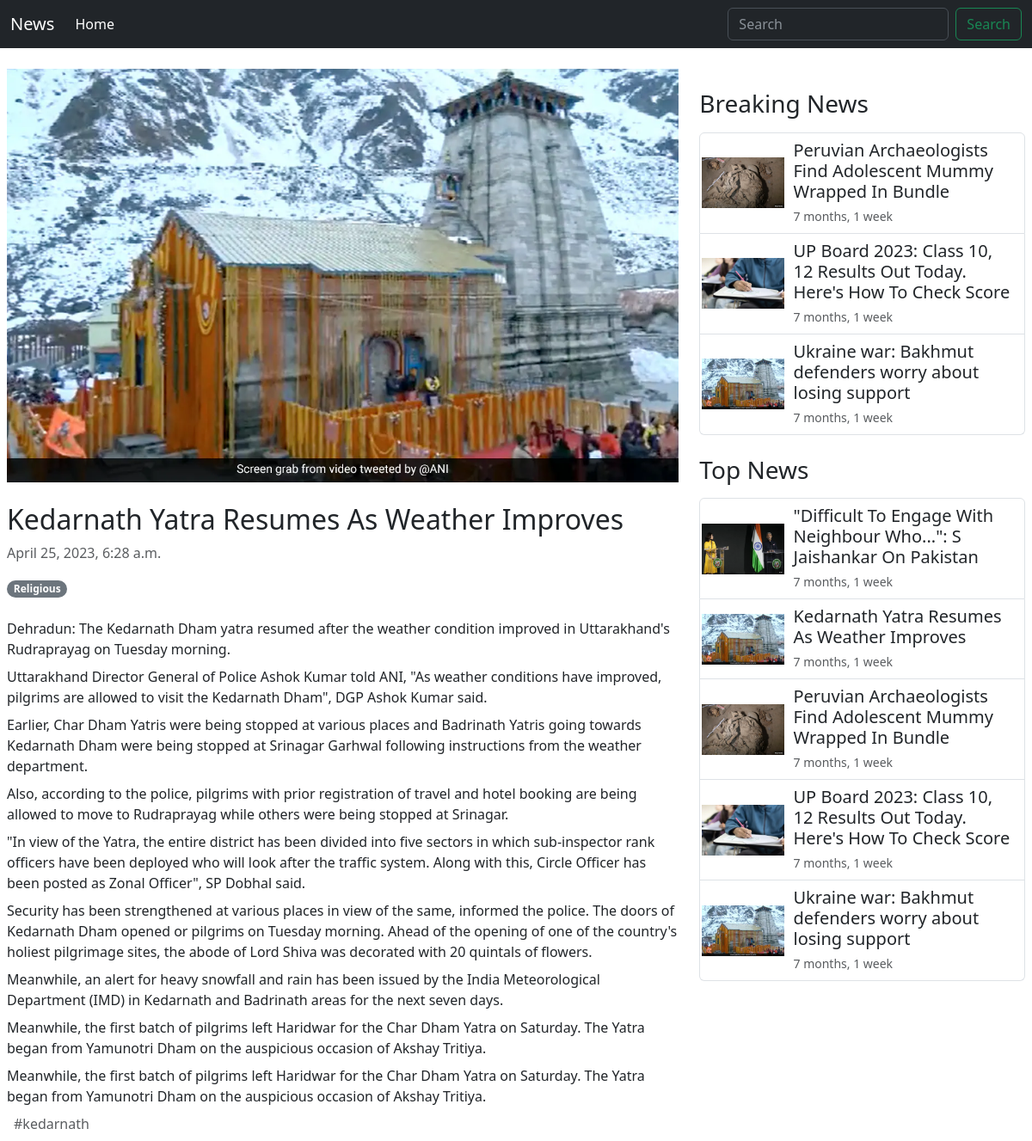
Screenshot of /news/kedarnath-yatra-resumes-as-weather-improves with the database file from the repository.
### home/models.py (models this page shows, shortened)
class BaseModel(models.Model):
    uid = models.UUIDField(default=uuid4, primary_key=True, editable=False)
    created_at = models.DateTimeField(auto_now_add=True)
    updated_at = models.DateTimeField(auto_now=True)
    class Meta:
        abstract = True
        ordering = ['updated_at']

class News(BaseModel):
    heading = models.CharField(
        max_length=150, null=False, blank=False, unique=True)
    is_breaking = models.BooleanField(default=False)
    slug = models.SlugField(default='',null= True,blank = True,max_length=200)
    image = models.ImageField(upload_to='media/images/', blank=True, null=True)

class Category(BaseModel):
    text = models.CharField(max_length=50, null=False, blank=False)
    def __str__(self):
        return self.text

class Element(BaseModel):
    news = models.ForeignKey(
        News, on_delete=models.CASCADE, null=True, blank=True, related_name='element')
    order_no = models.IntegerField( blank=False, null=False)
    choices = (('paragraph', 'paragraph'), ('title', 'title'),
               ('image', 'image'), ('subtext', 'subtext'))
    type = models.CharField(
        choices=choices, max_length=9, null=False, blank=False)
    text = models.TextField(blank=True, null=True)
    image = models.ImageField(upload_to='media/images/', blank=True, null=True)

class Hashtag(BaseModel):
    text = models.CharField(max_length=50, null=False, blank=False)
    def __str__(self):
        return self.text

### home/views.py (the view)
# urls.py: path('news/<str:slug>',news,name='news'),
def news(request, slug):
    try:
        news = News.objects.get(slug=slug)
        all_news = News.objects.all()
        breaking_news = News.objects.filter(is_breaking=True)
        top_news = get_news(all_news, 6)
        breaking_news = get_news(breaking_news, 6)
        news_card = {'breaking': breaking_news, 'top': top_news}
        category = news.news_category.all()
        category = [i.category for i in category]
        hashtag = news.news_hashtag.all()
        hashtag = [i.hashtag for i in hashtag]
        elements = Element.objects.filter(news=news).order_by('order_no')
        params = {'news': news, 'news_cards': news_card,
                  'elements': elements, 'categories': category, 'hashtag': hashtag}
    except Exception:
        return redirect('home')
    return render(request, 'home/news.html', params)

### home/views.py (called while the page is built)
def get_news(object, length):
    with contextlib.suppress(Exception):
        object = object[:length]
    return object

### templates/home/news.html (shortened to what this page needs)
{% extends 'home/base.html' %}
{% block body %}
<div class="mt-3 p-2">
    <div class="row">
        <div class="col-sm-8">
            <div class="image_div">
                <img src="{{news.image.url}}" alt="">
            </div>
            <div class="mt-4">
                <h2 class="mt-4 mb-2">{{news.heading}}</h2>
                <div class="text-muted mb-2">{{news.updated_at}}</div>
                <div class="mt-3 mb-4">
                    {% for category in categories %}
                    <a href="/search/?search={{category|title}}">
                        <span class="badge rounded-pill  text-bg-secondary">{{category|title}}</span>
                    </a>
                    {% endfor %}
                </div>
                {% for element in elements %}
                        {% if element.type == 'title' %}
                        <h3 class='mt-3 mb-3'>{{element.text}}</h3>
                        {% elif element.type == 'paragraph' %}
                        <p class="mt-2 mb-2">
                            {{element.text}}
                        </p>
                        {% elif element.type == 'subtext' %}
                        <div class="text-muted mt-2 mb-2">
                            {{element.text}}
                        </div>
                        {% elif element.type == 'image' %}
                        <div>
                            <img src="{{element.image.url}}" class="mt-4 mb-4 w-75 d-flex m-auto" alt="{{element.image}}">
                        </div>
                        {% endif %}
                {% endfor %}
            </div>
            <div class="hashtagDiv text-muted">
                {% for i in hashtag %}
                    <span class='mx-2'>#{{i}}</span>
                {% endfor %}
            </div>
        </div>
        <div class="col-sm-4 ">
            {% for key,value in news_cards.items %}
            <div class="h3 mb-3 mt-4">{{key|title}} News</div>
            <div class="list-group">
                {% for i in value %}
                <a href="/news/{{i.slug}}" class="list-group-item list-group-item-action " aria-current="true">
                    <div class="row">
                        <div class="col-3 d-flex align-items-center justify-content-center">
                            <img src="{{i.image.url}}" class="thumbnaill_image" alt="{{i.heading}}">
                        </div>
                        <div class="col-9">
                            <h5 class="mb-1">{{i.heading}}</h5>
                            <small class="text-muted">{{i.updated_at|timesince}}</small>
                        </div>
                    </div>
                </a>
                {% endfor %}
            </div>
            {% endfor %}
        </div>
    </div>
</div>
{% endblock body %}

### static/home/style.css (style rules this page uses)
.thumbnaill_image { width: 6rem; }

### templates/home/news.html (style rules this page uses)
.image_div img { width: 100%; }

### rows the page displays
News: image (picture), heading "Kedarnath Yatra Resumes As Weather Improves", updated_at "April 25, 2023, 6:28 a.m.", updated_at "7 months, 1 week"
Category: text "Religious"
Element: text "Dehradun: The Kedarnath Dham yatra resumed after the weather condition improved in Uttarakhand's Rudraprayag on Tuesday morning."
Element: text "Uttarakhand Director General of Police Ashok Kumar told ANI, \"As weather conditions have improved, pilgrims are allowed to visit the Kedarnath Dham\", DGP Ashok Kumar said."
Element: text "Earlier, Char Dham Yatris were being stopped at various places and Badrinath Yatris going towards Kedarnath Dham were being stopped at Srinagar Garhwal following instructions from the weather department."
Element: text "Also, according to the police, pilgrims with prior registration of travel and hotel booking are being allowed to move to Rudraprayag while others were being stopped at Srinagar."
Element: text "\"In view of the Yatra, the entire district has been divided into five sectors in which sub-inspector rank officers have been deployed who will look after the traffic system. Along with this, Circle Officer has been posted as Zonal Officer\", SP Dobhal said."
Element: text "Security has been strengthened at various places in view of the same, informed the police. The doors of Kedarnath Dham opened or pilgrims on Tuesday morning. Ahead of the opening of one of the country's holiest pilgrimage sites, the abode of Lord Shiva was decorated with 20 quintals of flowers."
Element: text "Meanwhile, an alert for heavy snowfall and rain has been issued by the India Meteorological Department (IMD) in Kedarnath and Badrinath areas for the next seven days."
Element: text "Meanwhile, the first batch of pilgrims left Haridwar for the Char Dham Yatra on Saturday. The Yatra began from Yamunotri Dham on the auspicious occasion of Akshay Tritiya."
Element: text "Meanwhile, the first batch of pilgrims left Haridwar for the Char Dham Yatra on Saturday. The Yatra began from Yamunotri Dham on the auspicious occasion of Akshay Tritiya."
Hashtag: text "kedarnath"
News: image (picture), heading "Peruvian Archaeologists Find Adolescent Mummy Wrapped In Bundle", updated_at "7 months, 1 week"
News: image (picture), heading "UP Board 2023: Class 10, 12 Results Out Today. Here's How To Check Score", updated_at "7 months, 1 week"
News: image (picture), heading "Ukraine war: Bakhmut defenders worry about losing support", updated_at "7 months, 1 week"
News: image (picture), heading "\"Difficult To Engage With Neighbour Who...\": S Jaishankar On Pakistan", updated_at "7 months, 1 week"

### other values shown
{{ key|title }} "Breaking" "Top"
